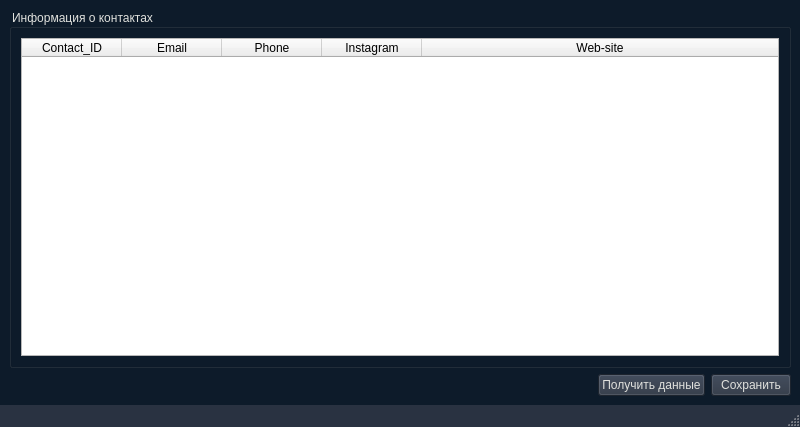
<?xml version="1.0" encoding="UTF-8"?>
<ui version="4.0">
 <class>w_InfoContact</class>
 <widget class="QMainWindow" name="w_InfoContact">
  <property name="geometry">
   <rect>
    <x>0</x>
    <y>0</y>
    <width>800</width>
    <height>427</height>
   </rect>
  </property>
  <property name="sizePolicy">
   <sizepolicy hsizetype="Fixed" vsizetype="Preferred">
    <horstretch>0</horstretch>
    <verstretch>0</verstretch>
   </sizepolicy>
  </property>
  <property name="minimumSize">
   <size>
    <width>800</width>
    <height>0</height>
   </size>
  </property>
  <property name="maximumSize">
   <size>
    <width>1020</width>
    <height>16777215</height>
   </size>
  </property>
  <property name="windowTitle">
   <string>Информация о контактах</string>
  </property>
  <property name="windowIcon">
   <iconset>
    <normaloff>:/newPrefix/icons/organization.png</normaloff>:/newPrefix/icons/organization.png</iconset>
  </property>
  <property name="styleSheet">
   <string notr="true">.QMainWindow #centralwidget{
background-color:#0D1B2A;
}

.QPushButton{
	background-color:#293241;
	color:#E0E1DD;
}
#statusbar{
background-color:#293241;
}

#menubar{
color:black;
font-weight:bold;
}

.QGroupBox{
	color:#E0E1DD
}

.QPushButton:hover{
	background-color:#1b263b;
}

#statusbar{
	color:#E0E1DD;
}</string>
  </property>
  <widget class="QWidget" name="centralwidget">
   <layout class="QGridLayout" name="gridLayout">
    <item row="0" column="1">
     <widget class="QGroupBox" name="groupBox">
      <property name="title">
       <string>Информация о контактах</string>
      </property>
      <layout class="QVBoxLayout" name="verticalLayout">
       <item>
        <widget class="QTableWidget" name="tw_ViewContacts">
         <property name="frameShape">
          <enum>QFrame::StyledPanel</enum>
         </property>
         <property name="frameShadow">
          <enum>QFrame::Sunken</enum>
         </property>
         <property name="horizontalScrollBarPolicy">
          <enum>Qt::ScrollBarAsNeeded</enum>
         </property>
         <property name="sizeAdjustPolicy">
          <enum>QAbstractScrollArea::AdjustIgnored</enum>
         </property>
         <property name="showGrid">
          <bool>true</bool>
         </property>
         <property name="gridStyle">
          <enum>Qt::SolidLine</enum>
         </property>
         <property name="rowCount">
          <number>0</number>
         </property>
         <attribute name="horizontalHeaderCascadingSectionResizes">
          <bool>false</bool>
         </attribute>
         <attribute name="horizontalHeaderDefaultSectionSize">
          <number>100</number>
         </attribute>
         <attribute name="horizontalHeaderStretchLastSection">
          <bool>true</bool>
         </attribute>
         <column>
          <property name="text">
           <string>Contact_ID</string>
          </property>
         </column>
         <column>
          <property name="text">
           <string>Email</string>
          </property>
         </column>
         <column>
          <property name="text">
           <string>Phone</string>
          </property>
         </column>
         <column>
          <property name="text">
           <string>Instagram</string>
          </property>
         </column>
         <column>
          <property name="text">
           <string>Web-site</string>
          </property>
         </column>
        </widget>
       </item>
      </layout>
     </widget>
    </item>
    <item row="1" column="1">
     <layout class="QHBoxLayout" name="horizontalLayout_2">
      <item>
       <spacer name="horizontalSpacer">
        <property name="orientation">
         <enum>Qt::Horizontal</enum>
        </property>
        <property name="sizeHint" stdset="0">
         <size>
          <width>40</width>
          <height>20</height>
         </size>
        </property>
       </spacer>
      </item>
      <item>
       <widget class="QPushButton" name="btn_GetData">
        <property name="sizePolicy">
         <sizepolicy hsizetype="Fixed" vsizetype="Fixed">
          <horstretch>0</horstretch>
          <verstretch>0</verstretch>
         </sizepolicy>
        </property>
        <property name="minimumSize">
         <size>
          <width>29</width>
          <height>0</height>
         </size>
        </property>
        <property name="maximumSize">
         <size>
          <width>200</width>
          <height>16777215</height>
         </size>
        </property>
        <property name="autoFillBackground">
         <bool>false</bool>
        </property>
        <property name="text">
         <string>Получить данные</string>
        </property>
        <property name="checkable">
         <bool>false</bool>
        </property>
       </widget>
      </item>
      <item>
       <widget class="QPushButton" name="btn_SaveData">
        <property name="text">
         <string>Сохранить</string>
        </property>
       </widget>
      </item>
     </layout>
    </item>
   </layout>
  </widget>
  <widget class="QMenuBar" name="menubar">
   <property name="geometry">
    <rect>
     <x>0</x>
     <y>0</y>
     <width>800</width>
     <height>22</height>
    </rect>
   </property>
  </widget>
  <widget class="QStatusBar" name="statusbar"/>
 </widget>
 <resources>
  <include location="../../../AppData/AppData/Desktop/qt/icons.qrc"/>
 </resources>
 <connections/>
</ui>
